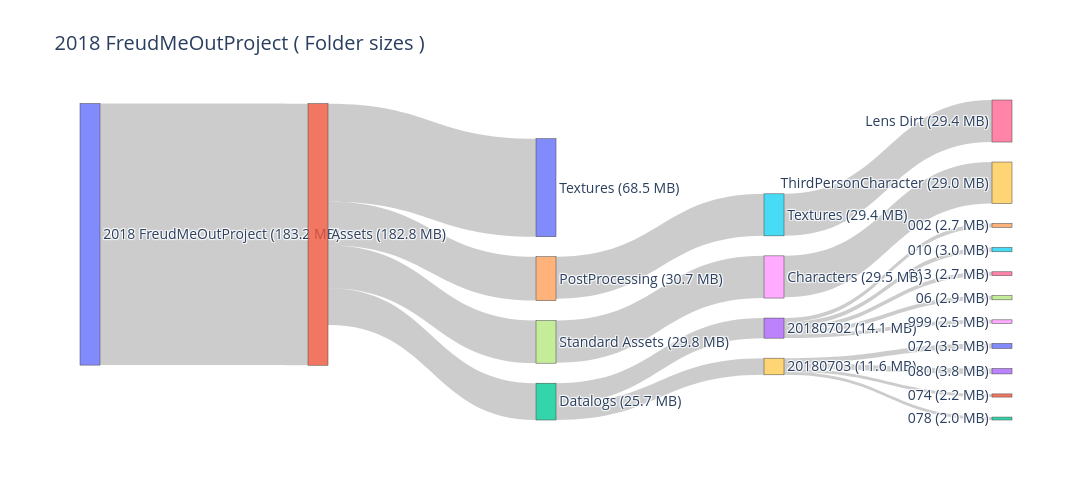
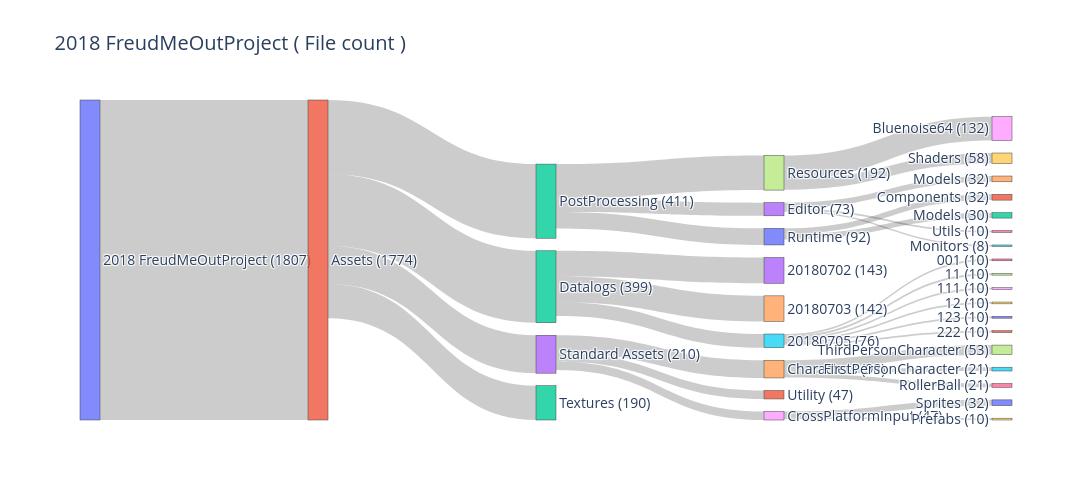

The notebook cell saved with these charts, in order:
### Markdown cell above
## wnioski
Powyższe wykresy pokazują że głębokość 5 wnosi niewiele, a poniżej to już nic. Stąd ograniczenie głębokości do 5

### Code cell
diagramName = f"{getProjectNameFromPath(OriginalProjectPath)} ( Folder sizes )"; print(diagramName)
plot_sankey(*generate_sankey_from_tree_dfs(generate_directory_tree(OriginalProjectPath), display_mode=DisplayMode.SIZE,max_depth=5,skip_threshold=0.04),title=diagramName,height=500)
diagramName = f"{getProjectNameFromPath(OriginalProjectPath)} ( File count )"; print(diagramName)
plot_sankey(*generate_sankey_from_tree_dfs(generate_directory_tree(OriginalProjectPath), display_mode=DisplayMode.FILE_COUNT,max_depth=5,skip_threshold=0.1),title=diagramName,height=500)

### Figure 1 — Plotly figure (JSON) as saved in the notebook; plotly's stock layout.template omitted (floating-point values rounded to 4 significant figures)
{"data": [{"arrangement": "snap", "link": {"source": [0, 1, 2, 3, 3, 3, 3, 3, 2, 9, 9, 9, 9, 1, 14, 15, 1, 17, 18, 1], "target": [1, 2, 3, 4, 5, 6, 7, 8, 9, 10, 11, 12, 13, 14, 15, 16, 17, 18, 19, 20], "value": [191709208, 26971065, 14736985, 2882145, 3190886, 2810173, 3084876, 2647327, 12204002, 3694100, 2310035, 2147423, 3977060, 32184030, 30809849, 30799078, 31200467, 30918241, 30398002, 71836875]}, "node": {"align": "left", "label": ["2018 FreudMeOutProject (183.2 MB)", "Assets (182.8 MB)", "Datalogs (25.7 MB)", "20180702 (14.1 MB)", "002 (2.7 MB)", "010 (3.0 MB)", "013 (2.7 MB)", "06 (2.9 MB)", "999 (2.5 MB)", "20180703 (11.6 MB)", "072 (3.5 MB)", "074 (2.2 MB)", "078 (2.0 MB)", "080 (3.8 MB)", "PostProcessing (30.7 MB)", "Textures (29.4 MB)", "Lens Dirt (29.4 MB)", "Standard Assets (29.8 MB)", "Characters (29.5 MB)", "ThirdPersonCharacter (29.0 MB)", "Textures (68.5 MB)"]}, "type": "sankey"}], "layout": {"font": {"size": 14}, "height": 500, "title": {"text": "2018 FreudMeOutProject ( Folder sizes )"}, "width": 1800}}

### Figure 2 — Plotly figure (JSON) as saved in the notebook; plotly's stock layout.template omitted (floating-point values rounded to 4 significant figures)
{"data": [{"arrangement": "snap", "link": {"source": [0, 1, 2, 2, 2, 5, 5, 5, 5, 5, 5, 1, 12, 13, 13, 13, 12, 17, 17, 12, 20, 20, 1, 23, 24, 24, 24, 23, 28, 28, 23, 1], "target": [1, 2, 3, 4, 5, 6, 7, 8, 9, 10, 11, 12, 13, 14, 15, 16, 17, 18, 19, 20, 21, 22, 23, 24, 25, 26, 27, 28, 29, 30, 31, 32], "value": [1774, 399, 143, 142, 76, 10, 10, 10, 10, 10, 10, 411, 73, 32, 8, 10, 192, 132, 58, 92, 32, 30, 210, 98, 21, 21, 53, 47, 10, 32, 47, 190]}, "node": {"align": "left", "label": ["2018 FreudMeOutProject (1807)", "Assets (1774)", "Datalogs (399)", "20180702 (143)", "20180703 (142)", "20180705 (76)", "001 (10)", "11 (10)", "111 (10)", "12 (10)", "123 (10)", "222 (10)", "PostProcessing (411)", "Editor (73)", "Models (32)", "Monitors (8)", "Utils (10)", "Resources (192)", "Bluenoise64 (132)", "Shaders (58)", "Runtime (92)", "Components (32)", "Models (30)", "Standard Assets (210)", "Characters (98)", "FirstPersonCharacter (21)", "RollerBall (21)", "ThirdPersonCharacter (53)", "CrossPlatformInput (47)", "Prefabs (10)", "Sprites (32)", "Utility (47)", "Textures (190)"]}, "type": "sankey"}], "layout": {"font": {"size": 14}, "height": 500, "title": {"text": "2018 FreudMeOutProject ( File count )"}, "width": 1800}}
